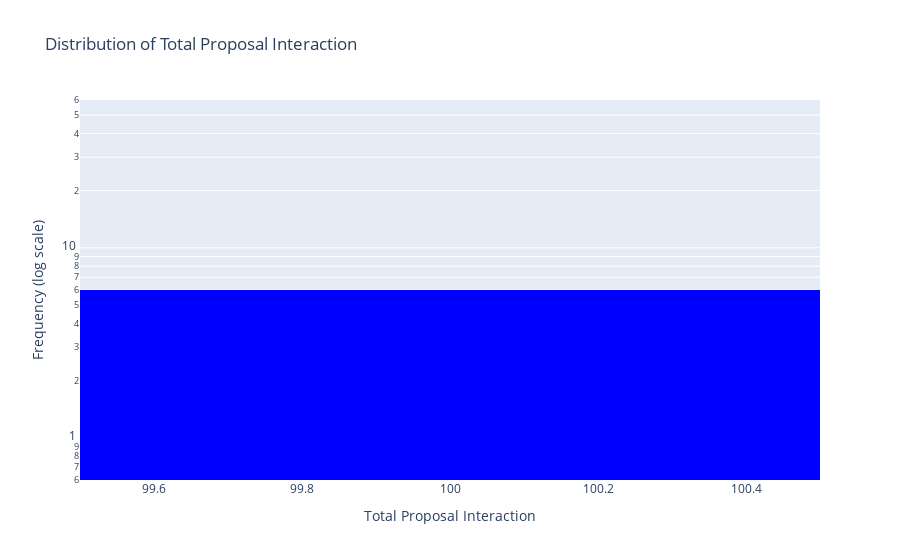

This figure's notebook cell:
### Code cell
import plotly.graph_objects as go

# Create a histogram trace
histogram_trace = go.Histogram(
    x=filtered_ens_data['totalProposalInteraction'],
    nbinsx=30,  # Adjust the number of bins as per your preference
    marker=dict(
        color='blue'
    )
)

# Create the layout
layout = go.Layout(
    title='Distribution of Total Proposal Interaction',
    xaxis=dict(title='Total Proposal Interaction'),
    yaxis=dict(
        title='Frequency (log scale)',
        type='log',  # Use logarithmic scale on the y-axis
        autorange=True,
        showgrid=True
    )
)

# Create the figure
fig = go.Figure(data=[histogram_trace], layout=layout)

# Show the figure
fig.show()

### Figure 1 — Plotly figure (JSON) as saved in the notebook; plotly's stock layout.template omitted (floating-point values rounded to 4 significant figures)
{"data": [{"marker": {"color": "blue"}, "nbinsx": 30, "type": "histogram", "x": [100, 100, 100, 100, 100, 100]}], "layout": {"title": {"text": "Distribution of Total Proposal Interaction"}, "xaxis": {"title": {"text": "Total Proposal Interaction"}}, "yaxis": {"autorange": true, "showgrid": true, "title": {"text": "Frequency (log scale)"}, "type": "log"}}}
